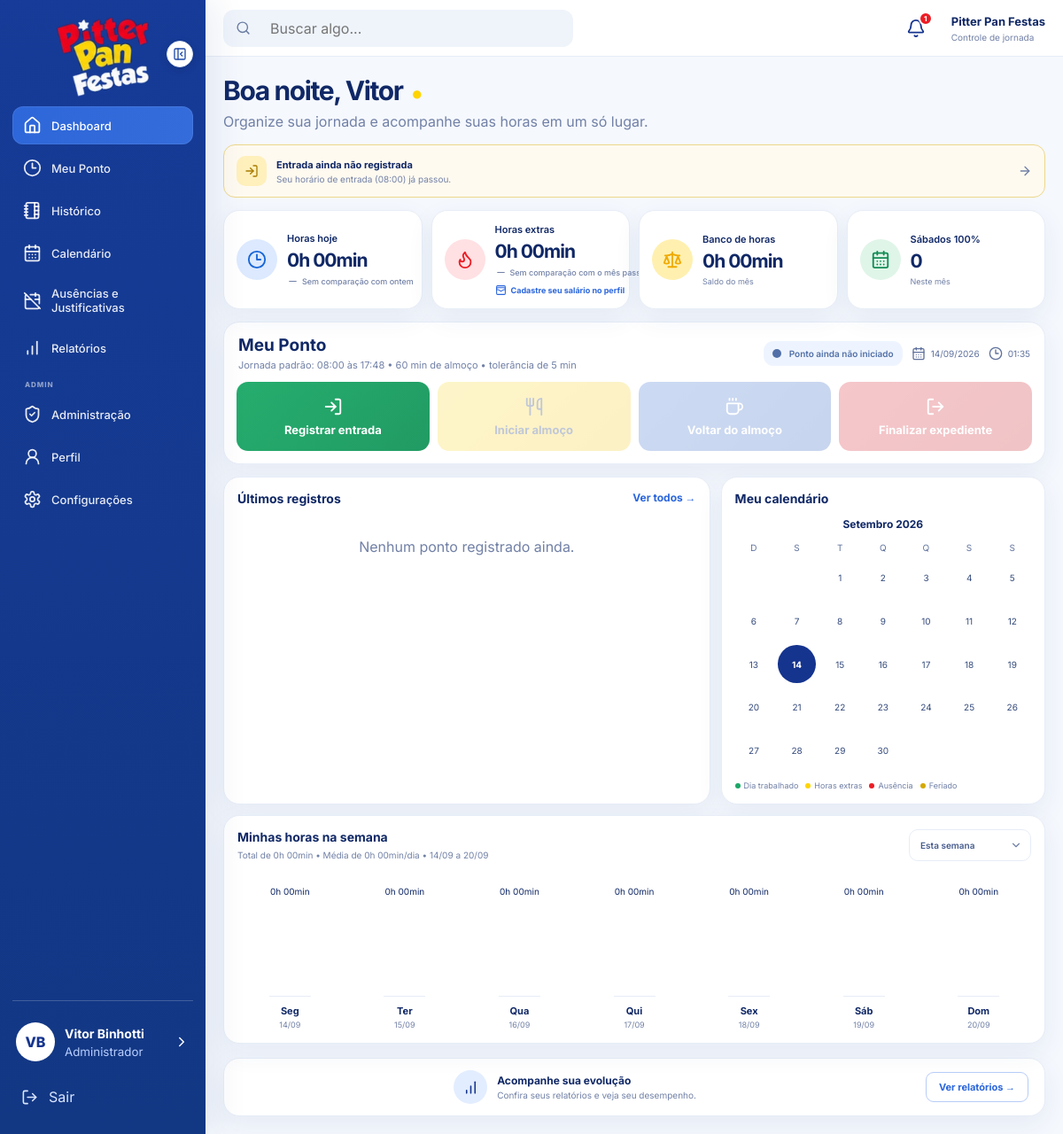
The page /public/?route=dashboard (signed in) on the database its author committed.
### tables this page shows
CREATE TABLE users (
    id BIGINT UNSIGNED AUTO_INCREMENT PRIMARY KEY,
    name VARCHAR(120) NOT NULL,
    email VARCHAR(160) NOT NULL UNIQUE,
    password VARCHAR(255) NOT NULL,
    role ENUM('admin', 'employee') NOT NULL DEFAULT 'employee',
    salary DECIMAL(10,2) NULL,
    daily_minutes SMALLINT UNSIGNED NOT NULL DEFAULT 528 COMMENT '8h48 = 528 minutos',
    monthly_hours SMALLINT UNSIGNED NOT NULL DEFAULT 220,
    workday_start TIME NOT NULL DEFAULT '08:00:00',
    workday_end TIME NOT NULL DEFAULT '17:48:00',
    lunch_start_time TIME NOT NULL DEFAULT '12:00:00',
    lunch_minutes SMALLINT UNSIGNED NOT NULL DEFAULT 60,
    theme ENUM('light', 'dark') NOT NULL DEFAULT 'light',
    notifications_enabled TINYINT(1) NOT NULL DEFAULT 1,
    browser_notifications TINYINT(1) NOT NULL DEFAULT 0,
    notification_before_minutes SMALLINT UNSIGNED NOT NULL DEFAULT 10,
    notification_after_minutes SMALLINT UNSIGNED NOT NULL DEFAULT 5,
    notify_entry_enabled TINYINT(1) NOT NULL DEFAULT 1,
    notify_lunch_start_enabled TINYINT(1) NOT NULL DEFAULT 1,
    notify_lunch_return_enabled TINYINT(1) NOT NULL DEFAULT 1,
    notify_clock_out_enabled TINYINT(1) NOT NULL DEFAULT 1,
    avatar_path VARCHAR(255) NULL,
    is_active TINYINT(1) NOT NULL DEFAULT 1,
    created_at TIMESTAMP NOT NULL DEFAULT CURRENT_TIMESTAMP,
    updated_at TIMESTAMP NOT NULL DEFAULT CURRENT_TIMESTAMP ON UPDATE CURRENT_TIMESTAMP
);

### app/Views/dashboard/index.php (the view, shortened to what the rows shown need)
<?php
function formatMinutes(int $minutes): string
{
    $hours = intdiv($minutes, 60);
    $mins = $minutes % 60;
    return $hours . 'h ' . str_pad((string) $mins, 2, '0', STR_PAD_LEFT) . 'min';
}
function formatSignedMinutes(int $minutes): string
{
    if ($minutes === 0) {
        return '0h 00min';
    }
    $sign = $minutes > 0 ? '+' : '-';
    $absolute = abs($minutes);
    return $sign
        . intdiv($absolute, 60)
        . 'h '
        . str_pad((string) ($absolute % 60), 2, '0', STR_PAD_LEFT)
        . 'min';
}
$firstName = explode(' ', trim($user['name']))[0] ?? $user['name'];
$workdayStart = substr((string)($user['workday_start'] ?? '08:00:00'), 0, 5);
$workdayEnd = substr((string)($user['workday_end'] ?? '17:48:00'), 0, 5);
$lunchMinutes = (int) ($user['lunch_minutes'] ?? 60);
?>
<div class="dashboard-header">
    <div>
        <h1><?= e($greeting) ?>, <?= e($firstName) ?> <span class="moon">●</span></h1>
        <p>Organize sua jornada e acompanhe suas horas em um só lugar.</p>
    </div>
</div>
<div class="stats-grid">
    <article class="stat-card">
        <div>
            <small>Horas hoje</small>
            <strong><?= formatMinutes($todaySummary['worked']) ?></strong>
            <?php if ($dailyChangePercent !== null): ?>
                <?php
                $changeRounded = (int) round($dailyChangePercent);
                $changeClass = $changeRounded > 0
                    ? 'daily-change positive'
                    : ($changeRounded < 0 ? 'daily-change negative' : 'daily-change neutral');
                $changeIcon = $changeRounded > 0
                    ? 'arrow-up'
                    : ($changeRounded < 0 ? 'arrow-down' : 'minus');
                ?>
                <span class="<?= e($changeClass) ?>">
                    <i data-lucide="<?= e($changeIcon) ?>"></i>
                    <?= $changeRounded > 0 ? '+' : '' ?><?= $changeRounded ?>%
                    <em>em relação a ontem</em>
                </span>
            <?php else: ?>
                <span class="daily-change unavailable">
                    <i data-lucide="minus"></i>
                    <em>Sem comparação com ontem</em>
                </span>
            <?php endif; ?>
        </div>
    </article>
    <article class="stat-card">
        <div>
            <small>Horas extras</small>
            <strong><?= formatMinutes($monthExtra65 + $monthExtra100) ?></strong>
            <?php if ($extraMonthChangePercent !== null): ?>
                <?php
                $extraChangeRounded = (int) round($extraMonthChangePercent);
                $extraChangeClass = $extraChangeRounded > 0
                    ? 'daily-change positive'
                    : ($extraChangeRounded < 0
                        ? 'daily-change negative'
                        : 'daily-change neutral');
                $extraChangeIcon = $extraChangeRounded > 0
                    ? 'arrow-up'
                    : ($extraChangeRounded < 0 ? 'arrow-down' : 'minus');
                ?>
                <span class="<?= e($extraChangeClass) ?>">
                    <i data-lucide="<?= e($extraChangeIcon) ?>"></i>
                    <?= $extraChangeRounded > 0 ? '+' : '' ?><?= $extraChangeRounded ?>%
                    <em>em relação ao mês passado</em>
                </span>
            <?php else: ?>
                <span class="daily-change unavailable">
                    <i data-lucide="minus"></i>
                    <em>Sem comparação com o mês passado</em>
                </span>
            <?php endif; ?>
            <?php if ($estimatedExtraTotalValue !== null): ?>
                <span class="extra-estimate">
                    <i data-lucide="wallet-cards"></i>
                    <?= e(formatCurrencyBr($estimatedExtraTotalValue)) ?> estimados
                </span>
            <?php else: ?>
                <a class="extra-estimate missing" href="<?= url('profile') ?>">
                    <i data-lucide="wallet-cards"></i>
                    Cadastre seu salário no perfil
                </a>
            <?php endif; ?>
        </div>
    </article>
    <article class="stat-card">
        <div>
            <small>Banco de horas</small>
            <strong class="<?= $monthBankBalance > 0 ? 'balance-positive' : ($monthBankBalance < 0 ? 'balance-negative' : '') ?>">
                <?= formatSignedMinutes($monthBankBalance) ?>
            </strong>
            <span class="muted">
                <?= $monthDeficit > 0 ? 'Débito: ' . formatMinutes($monthDeficit) : 'Saldo do mês' ?>
            </span>
        </div>
    </article>
    <article class="stat-card">
        <div>
            <small>Sábados 100%</small>
            <strong><?= (int) $saturdaysWorked ?></strong>
            <span class="muted">Neste mês</span>
        </div>
    </article>
</div>
<section class="punch-card" id="meu-ponto">
    <div class="punch-head">
        <div>
            <h2>Meu Ponto</h2>
            <p>
                Jornada padrão: <?= e($workdayStart) ?> às <?= e($workdayEnd) ?>
                • <?= $lunchMinutes ?> min de almoço
                • tolerância de <?= (int)($settings['tolerance_minutes'] ?? 5) ?> min
            </p>
        </div>
    </div>
</section>
<div class="dashboard-lower-grid">
    <section class="panel week-panel">
        <div class="panel-title-row">
            <div>
                <h3>Minhas horas na semana</h3>
                <p>
                    Total de <?= formatMinutes($weekTotal) ?>
                    • Média de <?= formatMinutes((int) round($weekTotal / 7)) ?>/dia
                    • <?= date('d/m', strtotime($weekStart)) ?> a <?= date('d/m', strtotime($weekEnd)) ?>
                </p>
            </div>
            <form method="GET" action="<?= config('app.url') ?>" class="week-filter-form">
                <label class="week-filter-select">
                    <select
                        name="week_offset"
                        aria-label="Período do gráfico semanal"
                        onchange="this.form.submit()"
                    >
                        <option value="0" <?= $weekOffset === 0 ? 'selected' : '' ?>>
                            Esta semana
                        </option>
                    </select>
                </label>
            </form>
        </div>
    </section>
</div>

### app/Views/layouts/app.php (shortened to what the rows shown need)
<?php
$currentUser = authUser();
$viewUser = $user ?? null;
$theme = $viewUser['theme'] ?? 'light';
?>
<!DOCTYPE html>
<html lang="pt-BR">
<head>
    <link rel="stylesheet" href="<?= asset('css/app.css') ?>">
</head>
<body class="<?= $theme === 'dark' ? 'theme-dark' : 'theme-light' ?>">
<div class="app-shell">
    <aside class="sidebar" id="sidebar">
        <div class="sidebar-footer">
            <a href="<?= url('profile') ?>" class="mini-profile" data-tooltip="Perfil">
                <span class="mini-profile-text">
                    <strong><?= e($currentUser['name'] ?? 'Usuário') ?></strong>
                    <small><?= isAdmin() ? 'Administrador' : 'Colaborador' ?></small>
                </span>
            </a>
        </div>
    </aside>
    <main class="main-content">
        <section class="page-content">
            <?php require $viewFile; ?>
        </section>
    </main>
</div>
</body>
</html>

### rows shown on the page
users: name "Vitor Binhotti", name "Vitor", browser_notifications "0h 00min", formatMinutes($monthExtra65 + $monthExtra100) "0h 00min", browser_notifications "0", workday_start "08:00", workday_end "17:48", lunch_minutes "60", formatMinutes((int)round($weekTotal/7)) "0h 00min", week_offset "Esta semana"

### other values the page prints
$initials ?: 'U' "VB"
count($smartNotifications) "1"
$greeting "Boa noite"
$notification['title'] "Entrada ainda não registrada"
$notification['message'] "Seu horário de entrada (08:00) já passou."
$settings['tolerance_minutes'] "5"
$status['label'] "Ponto ainda não iniciado"
$label "Registrar entrada"
$label "Iniciar almoço"
$label "Voltar do almoço"
$label "Finalizar expediente"
date('d/m', strtotime($weekStart)) "14/09"
date('d/m', strtotime($weekEnd)) "20/09"
formatMinutes($minutes) "0h 00min"
$day['day'] "Seg"
